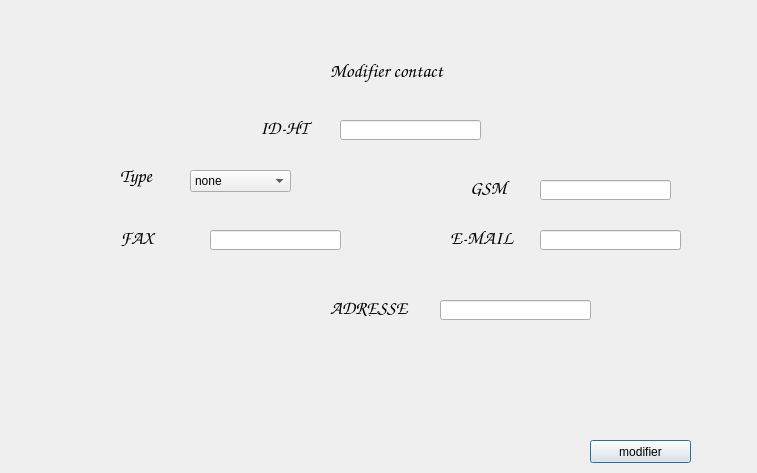
<?xml version="1.0" encoding="UTF-8"?>
<ui version="4.0">
 <class>modifier</class>
 <widget class="QDialog" name="modifier">
  <property name="geometry">
   <rect>
    <x>0</x>
    <y>0</y>
    <width>757</width>
    <height>473</height>
   </rect>
  </property>
  <property name="windowTitle">
   <string>Dialog</string>
  </property>
  <widget class="QLabel" name="label">
   <property name="geometry">
    <rect>
     <x>330</x>
     <y>50</y>
     <width>161</width>
     <height>41</height>
    </rect>
   </property>
   <property name="font">
    <font>
     <family>Comic Sans MS</family>
     <pointsize>14</pointsize>
    </font>
   </property>
   <property name="text">
    <string>Modifier contact</string>
   </property>
  </widget>
  <widget class="QLabel" name="label_2">
   <property name="geometry">
    <rect>
     <x>260</x>
     <y>120</y>
     <width>101</width>
     <height>16</height>
    </rect>
   </property>
   <property name="font">
    <font>
     <family>Comic Sans MS</family>
     <pointsize>14</pointsize>
    </font>
   </property>
   <property name="text">
    <string>ID-HT</string>
   </property>
  </widget>
  <widget class="QLineEdit" name="lineEdit">
   <property name="geometry">
    <rect>
     <x>340</x>
     <y>120</y>
     <width>141</width>
     <height>20</height>
    </rect>
   </property>
  </widget>
  <widget class="QLabel" name="label_3">
   <property name="geometry">
    <rect>
     <x>120</x>
     <y>160</y>
     <width>81</width>
     <height>31</height>
    </rect>
   </property>
   <property name="font">
    <font>
     <family>Comic Sans MS</family>
     <pointsize>14</pointsize>
    </font>
   </property>
   <property name="text">
    <string>Type</string>
   </property>
  </widget>
  <widget class="QComboBox" name="comboBox">
   <property name="geometry">
    <rect>
     <x>190</x>
     <y>170</y>
     <width>101</width>
     <height>22</height>
    </rect>
   </property>
   <item>
    <property name="text">
     <string>none</string>
    </property>
   </item>
   <item>
    <property name="text">
     <string>Hebergement</string>
    </property>
   </item>
   <item>
    <property name="text">
     <string>Transport</string>
    </property>
   </item>
  </widget>
  <widget class="QLabel" name="label_4">
   <property name="geometry">
    <rect>
     <x>470</x>
     <y>180</y>
     <width>81</width>
     <height>16</height>
    </rect>
   </property>
   <property name="font">
    <font>
     <family>Comic Sans MS</family>
     <pointsize>14</pointsize>
    </font>
   </property>
   <property name="text">
    <string>GSM</string>
   </property>
  </widget>
  <widget class="QLineEdit" name="lineEdit_2">
   <property name="geometry">
    <rect>
     <x>540</x>
     <y>180</y>
     <width>131</width>
     <height>20</height>
    </rect>
   </property>
  </widget>
  <widget class="QLabel" name="label_5">
   <property name="geometry">
    <rect>
     <x>120</x>
     <y>230</y>
     <width>71</width>
     <height>16</height>
    </rect>
   </property>
   <property name="font">
    <font>
     <family>Comic Sans MS</family>
     <pointsize>14</pointsize>
    </font>
   </property>
   <property name="text">
    <string>FAX</string>
   </property>
  </widget>
  <widget class="QLineEdit" name="lineEdit_3">
   <property name="geometry">
    <rect>
     <x>210</x>
     <y>230</y>
     <width>131</width>
     <height>20</height>
    </rect>
   </property>
  </widget>
  <widget class="QLabel" name="label_6">
   <property name="geometry">
    <rect>
     <x>450</x>
     <y>230</y>
     <width>91</width>
     <height>16</height>
    </rect>
   </property>
   <property name="font">
    <font>
     <family>Comic Sans MS</family>
     <pointsize>14</pointsize>
    </font>
   </property>
   <property name="text">
    <string>E-MAIL</string>
   </property>
  </widget>
  <widget class="QLineEdit" name="lineEdit_4">
   <property name="geometry">
    <rect>
     <x>540</x>
     <y>230</y>
     <width>141</width>
     <height>20</height>
    </rect>
   </property>
  </widget>
  <widget class="QLabel" name="label_7">
   <property name="geometry">
    <rect>
     <x>330</x>
     <y>300</y>
     <width>91</width>
     <height>16</height>
    </rect>
   </property>
   <property name="font">
    <font>
     <family>Comic Sans MS</family>
     <pointsize>14</pointsize>
    </font>
   </property>
   <property name="text">
    <string>ADRESSE</string>
   </property>
  </widget>
  <widget class="QLineEdit" name="lineEdit_5">
   <property name="geometry">
    <rect>
     <x>440</x>
     <y>300</y>
     <width>151</width>
     <height>20</height>
    </rect>
   </property>
  </widget>
  <widget class="QPushButton" name="pushButton">
   <property name="geometry">
    <rect>
     <x>590</x>
     <y>440</y>
     <width>101</width>
     <height>23</height>
    </rect>
   </property>
   <property name="text">
    <string>modifier</string>
   </property>
  </widget>
  <widget class="QLabel" name="label_8">
   <property name="geometry">
    <rect>
     <x>-4</x>
     <y>0</y>
     <width>761</width>
     <height>471</height>
    </rect>
   </property>
   <property name="text">
    <string/>
   </property>
   <property name="pixmap">
    <pixmap>../../Desktop/p.png</pixmap>
   </property>
  </widget>
  <zorder>label_8</zorder>
  <zorder>label</zorder>
  <zorder>label_2</zorder>
  <zorder>lineEdit</zorder>
  <zorder>label_3</zorder>
  <zorder>comboBox</zorder>
  <zorder>label_4</zorder>
  <zorder>lineEdit_2</zorder>
  <zorder>label_5</zorder>
  <zorder>lineEdit_3</zorder>
  <zorder>label_6</zorder>
  <zorder>lineEdit_4</zorder>
  <zorder>label_7</zorder>
  <zorder>lineEdit_5</zorder>
  <zorder>pushButton</zorder>
 </widget>
 <resources/>
 <connections/>
</ui>
